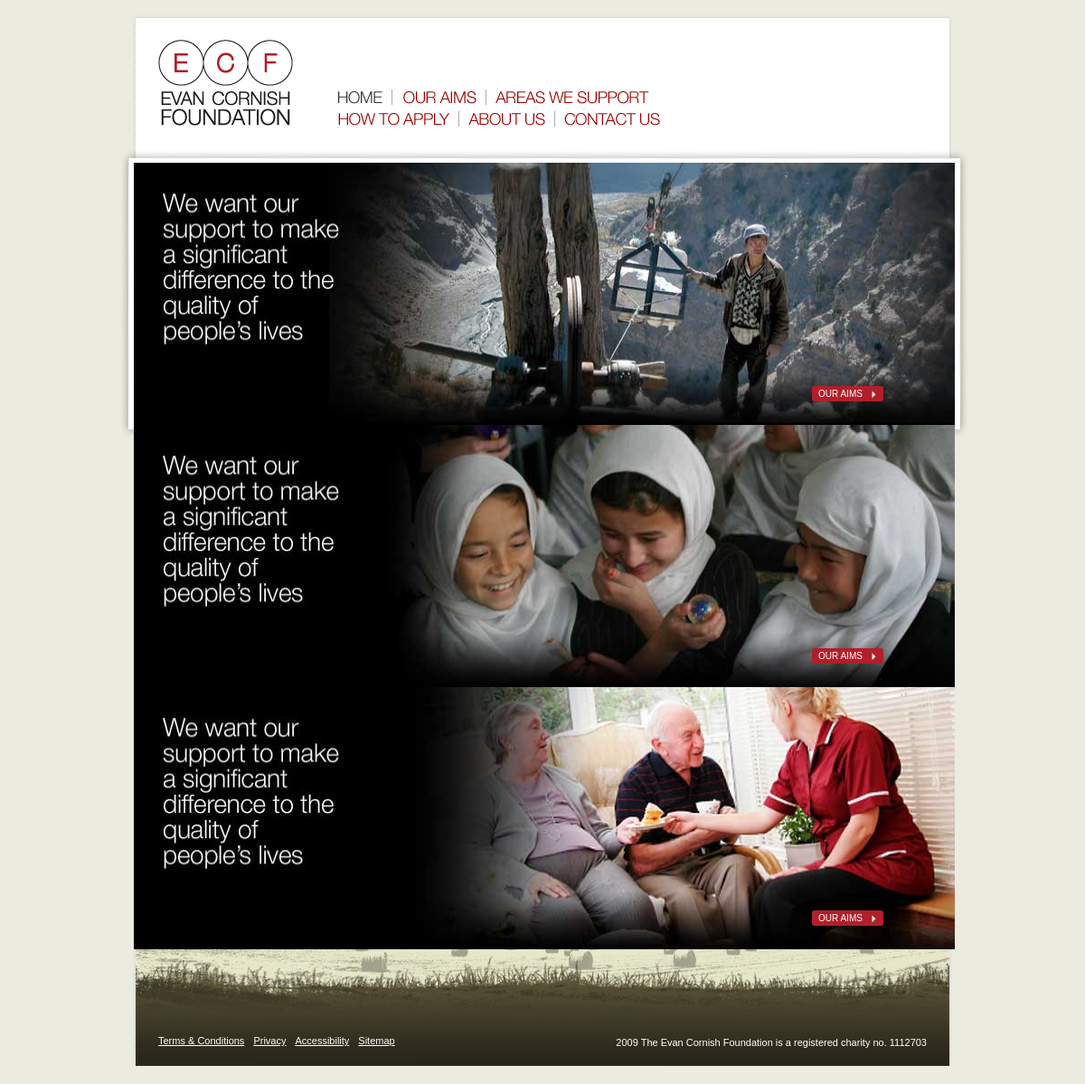
The app's page /ECF/ECF/index.php with its own data.
### tables this page shows
CREATE TABLE IF NOT EXISTS `home` (
  `box1_title` varchar(255) NOT NULL,
  `box1_content` text NOT NULL,
  `box2_title` varchar(255) NOT NULL,
  `box2_content` text NOT NULL,
  `box3_title` varchar(255) NOT NULL,
  `box3_content` text NOT NULL,
  `box4_title` varchar(255) NOT NULL,
  `box4_content` text NOT NULL,
  `id` tinyint(4) NOT NULL,
  `slide1` varchar(255) NOT NULL,
  `slide2` varchar(255) NOT NULL,
  `slide3` varchar(255) NOT NULL,
  `slide4` varchar(255) NOT NULL,
  `slide1_active` tinyint(4) NOT NULL,
  `slide2_active` tinyint(4) NOT NULL,
  `slide3_active` tinyint(4) NOT NULL,
  `slide4_active` tinyint(4) NOT NULL,
  `box2_img` varchar(255) NOT NULL,
  `slide_btn_name` varchar(255) NOT NULL,
  `slide_btn_link` varchar(255) NOT NULL,
  `slide_btn_x` varchar(255) NOT NULL,
  `slide_btn_y` varchar(255) NOT NULL,
  `slide_btn_name2` varchar(255) NOT NULL,
  `slide_btn_link2` varchar(255) NOT NULL,
  `slide_btn_x2` varchar(255) NOT NULL,
  `slide_btn_y2` varchar(255) NOT NULL,
  `slide_btn_name3` varchar(255) NOT NULL,
  `slide_btn_link3` varchar(255) NOT NULL,
  `slide_btn_x3` varchar(255) NOT NULL,
  `slide_btn_y3` varchar(255) NOT NULL,
  `slide_btn_name4` varchar(255) NOT NULL,
  `slide_btn_link4` varchar(255) NOT NULL,
  `slide_btn_x4` varchar(255) NOT NULL,
  `slide_btn_y4` varchar(255) NOT NULL,
  PRIMARY KEY (`id`)
);

CREATE TABLE IF NOT EXISTS `misc` (
  `id` tinyint(4) NOT NULL,
  `helped_no` varchar(255) NOT NULL,
  `footer_msg` varchar(255) NOT NULL,
  `sidecontent` text NOT NULL,
  PRIMARY KEY (`id`)
);

### ECF/ECF/index.php (the view, shortened to what this page needs)
<?php
require("header.php");
$result = mysql_query("SELECT * FROM home")
or die(mysql_error());
$row = mysql_fetch_array( $result );
?>
<div id="home-main-area">
	<div id="hero">
		<div class="slideshow">
		<?php if ($row['slide1_active']==1) { ?>
		<div>
		<img src="uploads/home/<?php echo $row['slide1']; ?>" width="908" height="290" alt="Evan Cornish Foundation" />
			<p class="home_hero_btn" style="top: <?php echo $row['slide_btn_y']; ?>px; left:  <?php echo $row['slide_btn_x']; ?>px;"><a href="<?php echo $row['slide_btn_link']; ?>" class="red-btn"><?php echo $row['slide_btn_name']; ?></a></p>
		</div>
		<?php } if ($row['slide2_active']==1) { ?>
		<div>
		<img src="uploads/home/<?php echo $row['slide2']; ?>" width="908" height="290" alt="Evan Cornish Foundation" />
			<p class="home_hero_btn2" style="top: <?php echo $row['slide_btn_y2']; ?>px; left:  <?php echo $row['slide_btn_x2']; ?>px;"><a href="<?php echo $row['slide_btn_link2']; ?>" class="red-btn"><?php echo $row['slide_btn_name2']; ?></a></p>
		</div>
		<?php } if ($row['slide3_active']==1) { ?>
		<div>
		<img src="uploads/home/<?php echo $row['slide3']; ?>" width="908" height="290" alt="Evan Cornish Foundation" />
		<p class="home_hero_btn3" style="top: <?php echo $row['slide_btn_y3']; ?>px; left:  <?php echo $row['slide_btn_x3']; ?>px;"><a href="<?php echo $row['slide_btn_link3']; ?>" class="red-btn"><?php echo $row['slide_btn_name3']; ?></a></p>
		</div>
		<?php } if ($row['slide4_active']==1) { ?>
		<div>
		<img src="uploads/home/<?php echo $row['slide4']; ?>" width="908" height="290" alt="Evan Cornish Foundation" />
		<p class="home_hero_btn4" style="top: <?php echo $row['slide_btn_y4']; ?>px; left:  <?php echo $row['slide_btn_x4']; ?>px;"><a href="<?php echo $row['slide_btn_link4']; ?>" class="red-btn"><?php echo $row['slide_btn_name4']; ?></a></p>
		</div>
		<?php } ?>
		</div>
	</div>
	<div id="home-content">
		<div class="home-row">
			<div class="home-left-column">
				<h2><?php echo $row['box1_title']; ?></h2>
				<?php echo $row['box1_content']; ?>
			</div>
			<div class="home-right-column">
				<h2><?php echo $row['box4_title']; ?></h2>
				<?php echo $row['box4_content']; ?>
			</div>
		</div>
		<div class="home-row">
			<div class="home-left-column">
				<h2><?php echo $row['box3_title']; ?></h2>
				<?php echo $row['box3_content']; ?>			</div>
				<div class="home-right-column">
				<h2><?php echo $row['box2_title']; ?></h2>
				<?php echo $row['box2_content']; ?>
							</div>
		</div>
	</div>
</div>
<?php require("footer.php"); ?>

### ECF/ECF/footer.php (shortened to what this page needs)
<div id="footer-area">
	<ul id="footer-nav">
		<li><a href="terms-and-conditions.php">Terms &amp; Conditions</a></li>
		<li><a href="privacy.php">Privacy</a></li>
		<li><a href="accessibility.php">Accessibility</a></li>
		<li><a href="sitemap.php">Sitemap</a></li>
	</ul>
	<p id="copyright"><?php echo $row88['footer_msg']; ?></p>
</div>
</div>
</div>
</body></html>

### ECF/ECF/css/style.css (style rules this page uses)
body { font-family: Arial; font-size: 12px; background-color: #ebebe0; line-height: 15px; }
h2 { color: #aaaa86; font-size: 20px; font-weight: normal; padding-bottom: 15px; font-family: "Helvetica Neue"; line-height: 22px; }
h3 { color: #aaaa86; font-size: 18px; font-weight: normal; padding-bottom: 15px; line-height: 20px; font-family: "Helvetica Neue"; line-height: 20px; }
a { color: #990000; }
p { padding-bottom: 15px; line-height: 18px; }
a.red-btn { background-color: #b21f2a; background-image: url(images/red-btn-arrow.gif); background-position: right center; background-repeat: no-repeat; padding: 3px 23px 3px 7px; color: #fff; text-transform: uppercase; font-size: 10px; text-decoration: none; -moz-border-radius: 3px; -webkit-border-radius: 3px; }
#home-main-area { overflow: hidden; height: 1%; }
#home-content { padding-top: 330px; }
#hero { width: 908px; margin: 0 0 20px 0; padding: 20px; position: absolute; left: -2px; z-index: 9998; background: url(images/hero-bg.png) top left no-repeat; }
.home_hero_btn, .home_hero_btn2, .home_hero_btn3, .home_hero_btn4 { position: absolute; top: 268px; left: 230px; z-index: 99999; }
.slideshow { height: 290px; width: 908px; margin: auto; position: relative; }
.slideshow div { position: relative; }
.slideshow img { z-index: 1; }
#home-main-area p { padding-bottom: 10px; }
.home-row { overflow: hidden; height: 1%; }
.home-left-column { float: left; width: 400px; padding: 20px 25px 0 20px; height: 100%; border-right: 1px solid #e6e6e6; }
.home-left-column li { list-style-position: inside; list-style-type: disc; padding-bottom: 5px; }
.home-right-column { float: left; width: 399px; padding: 20px 25px 0 25px; height: 100%; }
#footer-area { background: url(images/bg-field.jpg) left bottom no-repeat; height: 20px; font-size: 11px; color: #ffffff; padding: 180px 25px 15px 25px; }
#footer-area a { color: #ffffff; }
#footer-area p { float: right; }
#footer-nav { float: left; }
#footer-nav li { float: left; padding-right: 10px; }

### records on screen
home: slide1 (picture), slide_btn_name "OUR AIMS", slide2 (picture), slide_btn_name2 "OUR AIMS", slide3 (picture), slide_btn_name3 "OUR AIMS"
misc: footer_msg "2009 The Evan Cornish Foundation is a registered charity no. 1112703"
